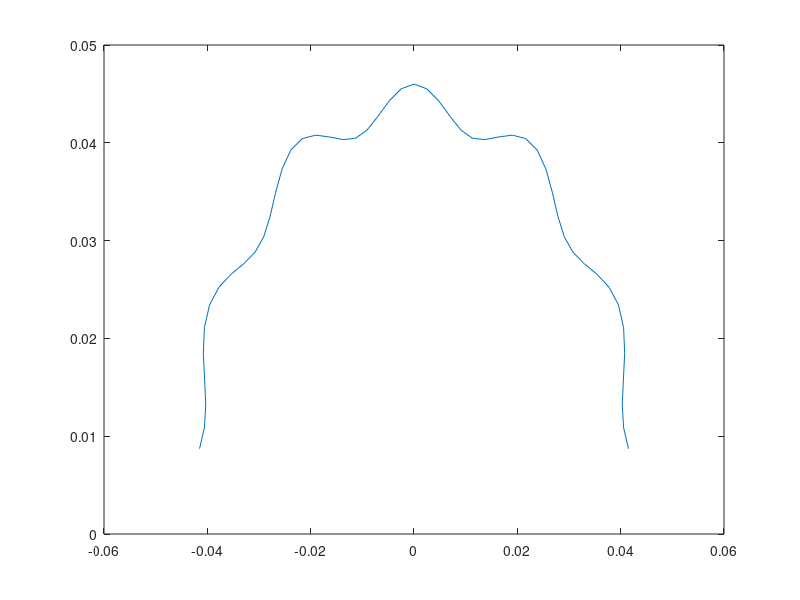

Here is the MATLAB script that generated this plot:

g_a = 0.002;
g_f = 12;

R = 0.044;

L = 0.12;
p = 50;



%L = R*2*start_corner;

delta = L/p;

a1 = 0:delta:L;
a2 = 0;

ar = (pi*R+L)/(2*R) - a1/R;

x=(R + a2 + g_a.*cos(g_f.*ar)).*cos(ar);
y=(R + a2 + g_a.*cos(g_f.*ar)).*sin(ar);

%ar_grad = ar*180/pi

plot(x,y);


%============================================
start_corner = L/(2*R);
delta = 2 * start_corner / p
psi = -start_corner:delta:start_corner;


x=(R + g_a.*cos(g_f.*psi)).*cos(psi);
y=(R + g_a.*cos(g_f.*psi)).*sin(psi);

%plot(x,y);



